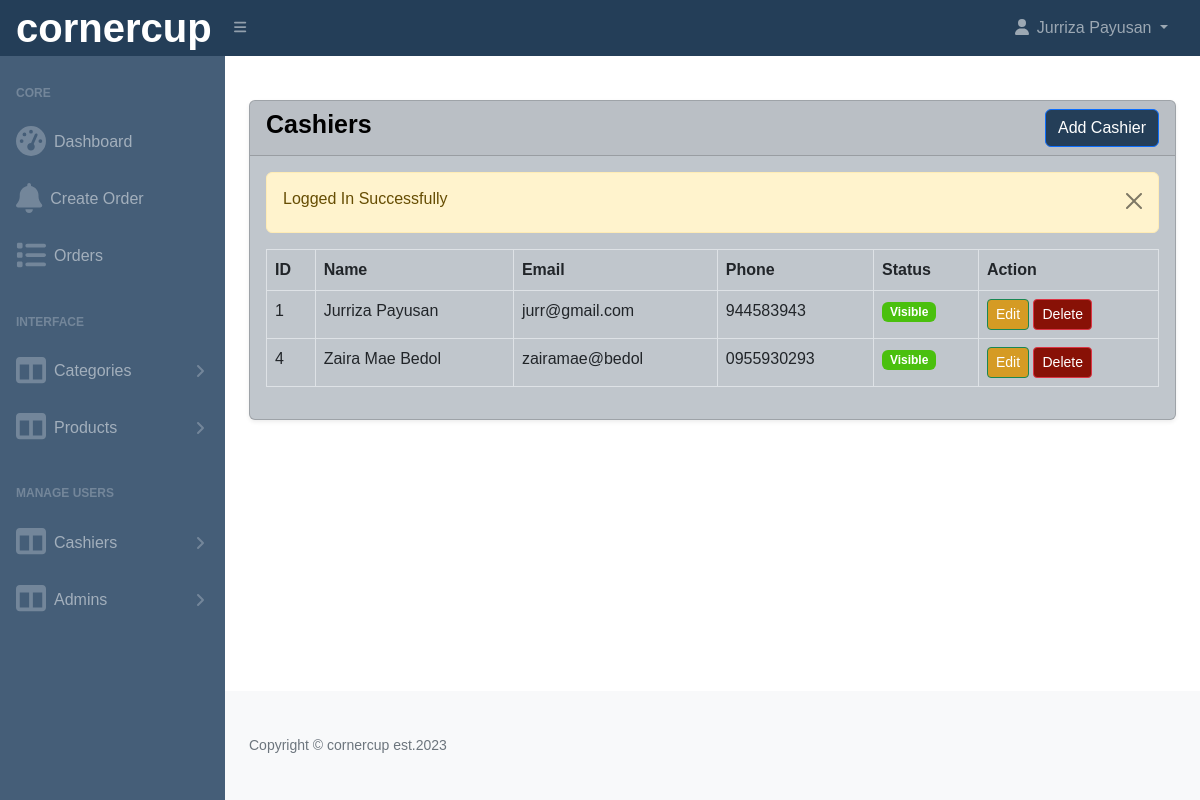
Page /cornercup_pos/admin/cashiers.php (signed in) on the earlier database version.
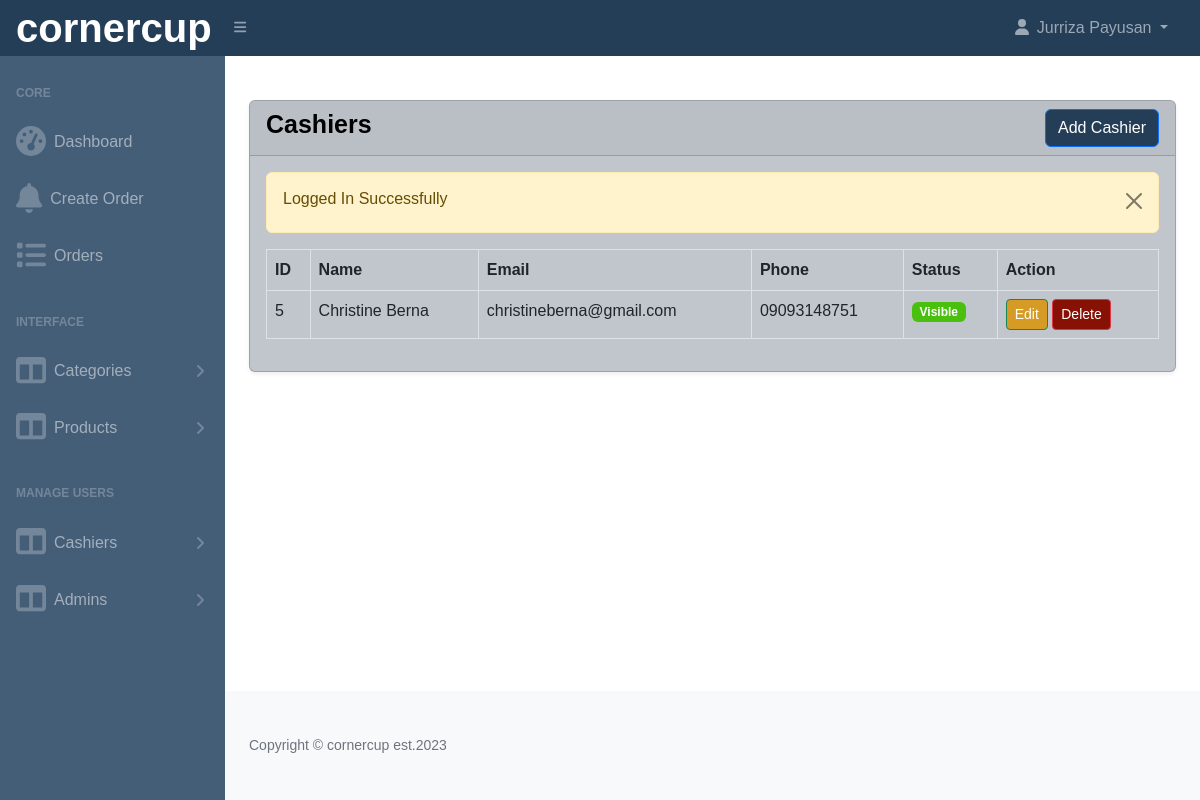
Same page on the later database version.
### tables this page shows
CREATE TABLE `cashiers` (
  `id` int(11) NOT NULL,
  `cname` varchar(255) NOT NULL,
  `email` varchar(255) DEFAULT NULL,
  `phone` varchar(255) DEFAULT NULL,
  `status` tinyint(1) NOT NULL DEFAULT 0 COMMENT '0=visible,1=hidden',
  `created_at` date NOT NULL DEFAULT current_timestamp()
);

### cornercup_pos/admin/cashiers.php (the view, shortened to what this page needs)
<?php include('includes/header.php'); ?>
<div class="container-fluid px-4">
    <div class="card mt-4 shadow-sm">
        <div class="card-header">
            <h4 class="mb-0" style="font-size: 25px; font-family: 'League Spartan', sans-serif;font-weight: bold;">Cashiers
                <a href="cashiers-create.php" class="btn btn-primary float-end" style="background-color: #243E58;">Add Cashier</a>
            </h4>
        </div>
        <div class="card-body">
            <?php
            $cashiers = getAll('cashiers');
            if(mysqli_num_rows($cashiers) > 0)
            {
            ?>
            <div class="table-responsive">
                <table class="table table-stiped table-bordered">
                    <thead>
                        <tr>
                            <th>ID</th>
                            <th>Name</th>
                            <th>Email</th>
                            <th>Phone</th>
                            <th>Status</th>
                            <th>Action</th>
                        </tr>
                    </thead>
                    <tbody>
                        <?php foreach($cashiers as $item) : ?>
                        <tr>
                            <td><?= $item['id'] ?></td>
                            <td><?= $item['cname'] ?></td>
                            <td><?= $item['email'] ?></td>
                            <td><?= $item['phone'] ?></td>
                            <td>
                                <?php
                                    if($item['status'] == 1){
                                        echo '<span class="badge bg-danger" style="background-color: #d10d2f !important;">Hidden</span>';
                                    }else{
                                        echo '<span class="badge bg-primary" style="background-color: #4ac00e !important;">Visible</span>';
                                    }
                                ?>
                            </td>
                            <td>
                                <a href="cashiers-edit.php?id=<?= $item['id']; ?>" class="btn btn-success btn-sm" style="background-color: #d59b24;">Edit</a>
                                <a
                                    href="cashiers-delete.php?id=<?= $item['id']; ?>"
                                    class="btn btn-danger btn-sm" style="background-color: #881106;"
                                    onclick="return confirm('Are yo u sure you want to delete this data?')"
                                >
                                    Delete
                                </a>
                            </td>
                        </tr>
                        <?php endforeach; ?>
                    </tbody>
                </table>
            </div>
            <?php
            }
            else
            {
                ?>
                    <h4 class="mb-0">No Record Found</h4>
                <?php
            }
            ?>
        </div>
    </div>
</div>
<?php include('includes/footer.php'); ?>

Differences in the rows shown:
removed cashiers: id "1", cname "Jurriza Payusan", email "jurr@gmail.com", phone "944583943", status "Visible"
removed cashiers: id "4", cname "Zaira Mae Bedol", email "zairamae@bedol", phone "0955930293", status "Visible"
added cashiers: id "5", cname "Christine Berna", email "christineberna@gmail.com", phone "09093148751", status "Visible"
